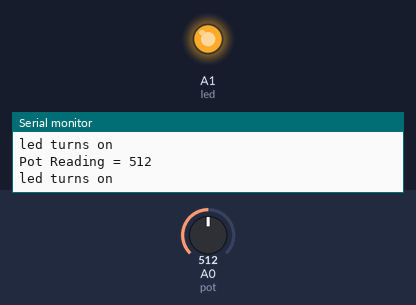
This sketch was run on a simulated Arduino Uno, built with avr-gcc and run on an emulated ATmega328P. On the bench: output pins drawn as LEDs (lit = HIGH), the last lines printed to the serial monitor. The test bench sets the inputs (shaded band); at power-on: A0 (pot) = 512.

Above: at 1.2 s.
1.3 s: A0 (pot) set to 0
At 2.3 s:
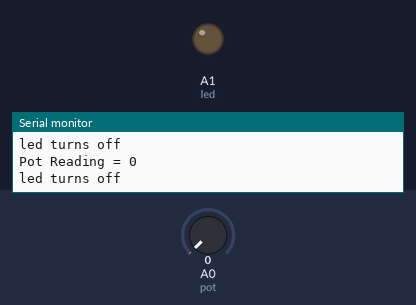
2.8 s: A0 (pot) set to 122
At 3.4 s:
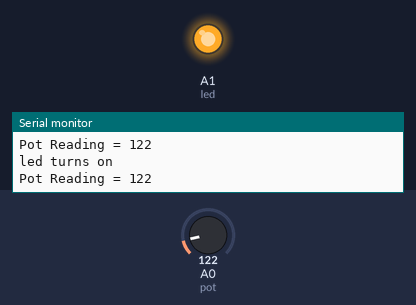
Timing chart, 0 to 5.8 s (numbered marks = the images above; inputs shaded):
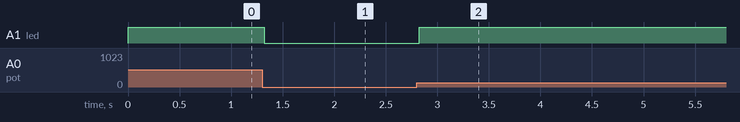

The sketch:

LED.B.P.ino
```cpp
// global declaration
#define pot A0
#define led A1
void setup() {
pinMode(pot,INPUT);
pinMode(led,OUTPUT);
Serial.begin(9600);

}

void loop() {
     int x = analogRead(pot);
Serial.print("Pot Reading = ");
Serial.println(x);
if (x>0)
 {
  digitalWrite(led,HIGH);
  Serial.println("led turns on");
}
else{
  digitalWrite(led,LOW);
  Serial.println("led turns off");
}
}
```

Measured:
- after the input at 1.3 s, A1 (led): HIGH → LOW at once
- after the input at 2.8 s, A1 (led): LOW → HIGH at once
